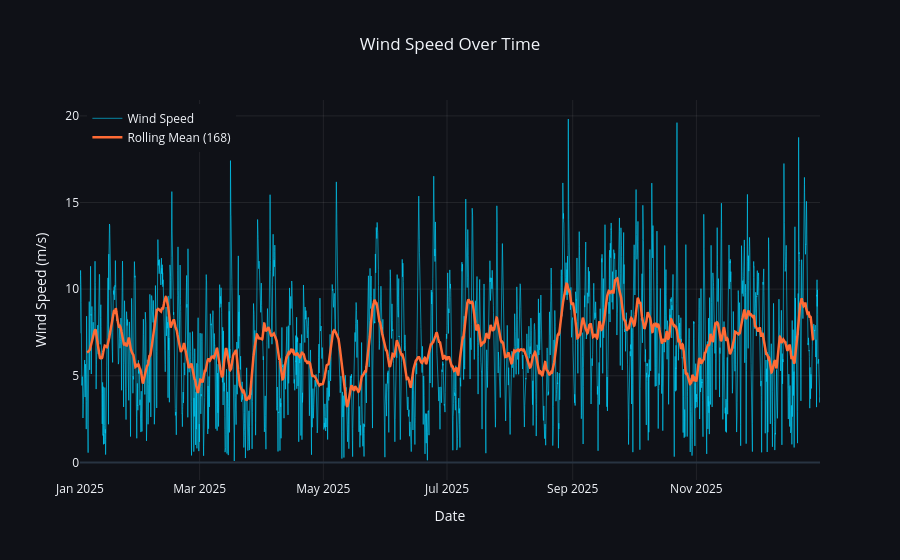

Source (notebook cell):
### Code cell
loc.plot_wind_speed(rolling_window=7*24).show()

### Figure 1 — Plotly figure (JSON) as saved in the notebook; plotly's stock layout.template omitted (floating-point values rounded to 4 significant figures; data arrays with more than 128 entries replaced by an {"elided": "..."} marker saying what was removed)
{"data": [{"line": {"color": "#00d4ff", "dash": "solid", "width": 1}, "mode": "lines", "name": "Wind Speed", "opacity": 0.6, "type": "scatter", "x": {"elided": "8760 str values"}, "y": {"elided": "8760 float values"}}, {"line": {"color": "#ff6b35", "width": 2.5}, "mode": "lines", "name": "Rolling Mean (168)", "type": "scatter", "x": {"elided": "8760 str values"}, "y": {"elided": "8760 float values"}}], "layout": {"hovermode": "x unified", "legend": {"x": 0.01, "y": 0.99}, "paper_bgcolor": "#0f1117", "plot_bgcolor": "#0f1117", "title": {"text": "Wind Speed Over Time", "x": 0.5}, "xaxis": {"gridcolor": "rgba(255,255,255,0.08)", "showgrid": true, "title": {"text": "Date"}}, "yaxis": {"gridcolor": "rgba(255,255,255,0.08)", "showgrid": true, "title": {"text": "Wind Speed (m/s)"}}}}
